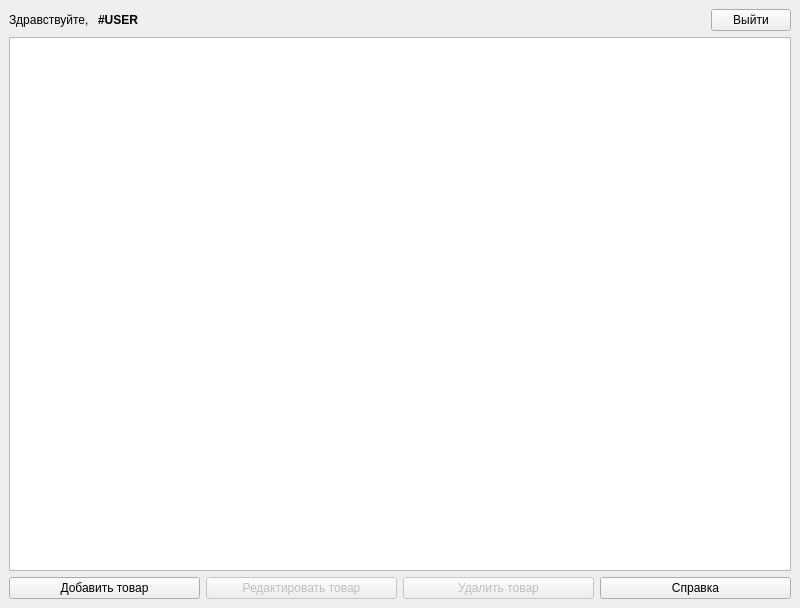
<?xml version="1.0" encoding="UTF-8"?>
<ui version="4.0">
 <class>StoreWindow</class>
 <widget class="QMainWindow" name="StoreWindow">
  <property name="geometry">
   <rect>
    <x>0</x>
    <y>0</y>
    <width>800</width>
    <height>608</height>
   </rect>
  </property>
  <property name="windowTitle">
   <string>Панель магазина</string>
  </property>
  <widget class="QWidget" name="centralwidget">
   <layout class="QVBoxLayout" name="verticalLayout">
    <item>
     <layout class="QHBoxLayout" name="horizontalLayout_2">
      <item>
       <widget class="QLabel" name="label">
        <property name="text">
         <string>Здравствуйте, </string>
        </property>
       </widget>
      </item>
      <item>
       <widget class="QLabel" name="username">
        <property name="font">
         <font>
          <weight>75</weight>
          <bold>true</bold>
         </font>
        </property>
        <property name="text">
         <string>#USER</string>
        </property>
       </widget>
      </item>
      <item>
       <spacer name="horizontalSpacer">
        <property name="orientation">
         <enum>Qt::Horizontal</enum>
        </property>
        <property name="sizeHint" stdset="0">
         <size>
          <width>40</width>
          <height>20</height>
         </size>
        </property>
       </spacer>
      </item>
      <item>
       <widget class="QPushButton" name="logout">
        <property name="text">
         <string>Выйти</string>
        </property>
       </widget>
      </item>
     </layout>
    </item>
    <item>
     <widget class="QTableView" name="goodsTable">
      <property name="selectionMode">
       <enum>QAbstractItemView::SingleSelection</enum>
      </property>
      <property name="selectionBehavior">
       <enum>QAbstractItemView::SelectRows</enum>
      </property>
     </widget>
    </item>
    <item>
     <layout class="QHBoxLayout" name="horizontalLayout">
      <item>
       <widget class="QPushButton" name="addGood">
        <property name="text">
         <string>Добавить товар</string>
        </property>
       </widget>
      </item>
      <item>
       <widget class="QPushButton" name="editGood">
        <property name="enabled">
         <bool>false</bool>
        </property>
        <property name="text">
         <string>Редактировать товар</string>
        </property>
       </widget>
      </item>
      <item>
       <widget class="QPushButton" name="removeGood">
        <property name="enabled">
         <bool>false</bool>
        </property>
        <property name="text">
         <string>Удалить товар</string>
        </property>
       </widget>
      </item>
      <item>
       <widget class="QPushButton" name="info">
        <property name="text">
         <string>Справка</string>
        </property>
       </widget>
      </item>
     </layout>
    </item>
   </layout>
  </widget>
 </widget>
 <resources/>
 <connections>
  <connection>
   <sender>addGood</sender>
   <signal>clicked()</signal>
   <receiver>StoreWindow</receiver>
   <slot>onAddGoodClicked()</slot>
   <hints>
    <hint type="sourcelabel">
     <x>88</x>
     <y>584</y>
    </hint>
    <hint type="destinationlabel">
     <x>119</x>
     <y>600</y>
    </hint>
   </hints>
  </connection>
  <connection>
   <sender>editGood</sender>
   <signal>clicked()</signal>
   <receiver>StoreWindow</receiver>
   <slot>onEditGoodClicked()</slot>
   <hints>
    <hint type="sourcelabel">
     <x>232</x>
     <y>591</y>
    </hint>
    <hint type="destinationlabel">
     <x>290</x>
     <y>601</y>
    </hint>
   </hints>
  </connection>
  <connection>
   <sender>removeGood</sender>
   <signal>clicked()</signal>
   <receiver>StoreWindow</receiver>
   <slot>onRemoveGoodClicked()</slot>
   <hints>
    <hint type="sourcelabel">
     <x>443</x>
     <y>583</y>
    </hint>
    <hint type="destinationlabel">
     <x>489</x>
     <y>599</y>
    </hint>
   </hints>
  </connection>
 </connections>
 <slots>
  <slot>onAddGoodClicked()</slot>
  <slot>onEditGoodClicked()</slot>
  <slot>onRemoveGoodClicked()</slot>
 </slots>
</ui>
